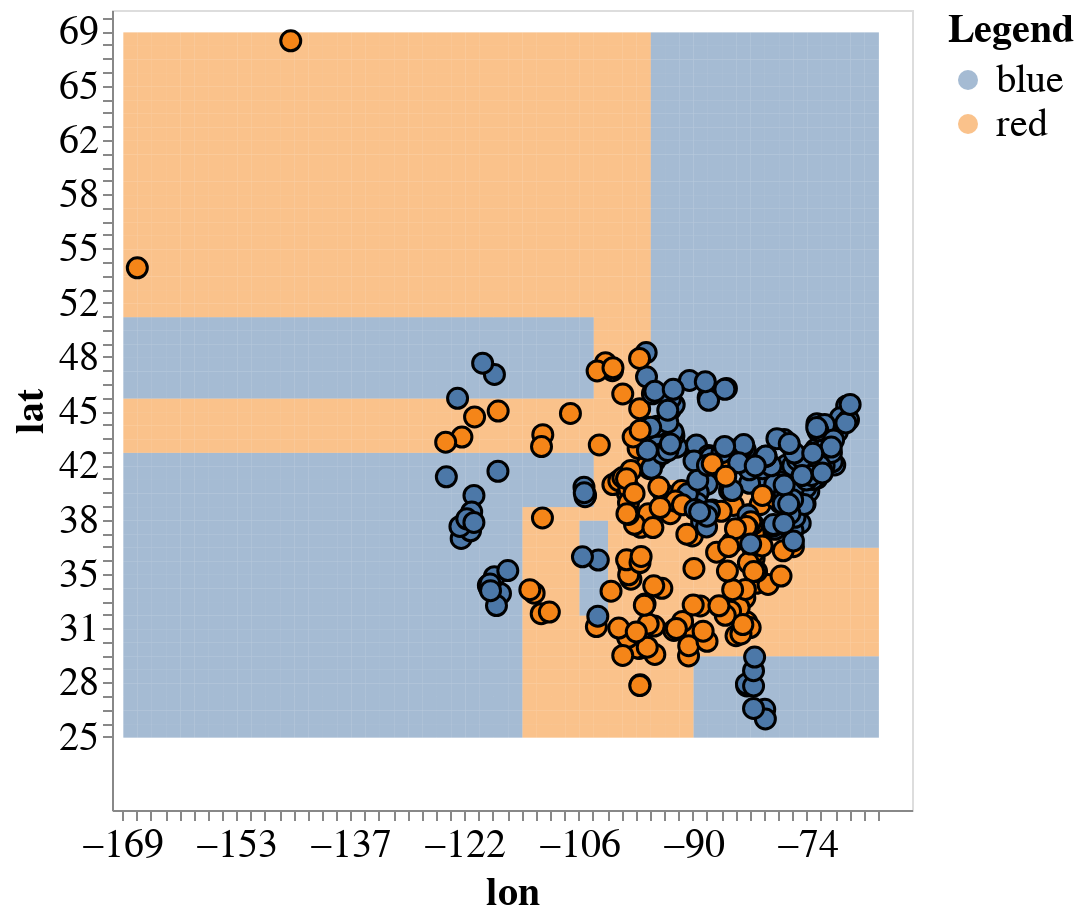

Here is the notebook cell this chart was saved with:
### Markdown cell above
## What did the classification tree do?
- Found a good way to split and repeat


Let's go ahead and visualize the decision boundaries.

### Code cell
plot_tree(X_train, y_train, model)

### Figure 1 — Vega-Lite specification as saved in the notebook (floating-point values rounded to 4 significant figures; data arrays with more than 128 entries replaced by an {"elided": "..."} marker saying what was removed)
{"config": {"view": {"continuousWidth": 400, "continuousHeight": 300}, "axis": {"labelFontSize": 20, "titleFontSize": 20}, "legend": {"labelFontSize": 20, "titleFontSize": 20}}, "layer": [{"data": {"name": "data-c4cc113d15776a119ba627457094669d"}, "mark": {"type": "rect", "opacity": 0.5}, "encoding": {"color": {"field": "predictions", "title": "Legend", "type": "nominal"}, "x": {"bin": {"step": 1.96}, "field": "x1", "type": "quantitative"}, "y": {"bin": {"step": 0.8477}, "field": "x2", "type": "quantitative"}}, "height": 400, "width": 400}, {"data": {"name": "data-21095bfbe3e374a79cb4a3b2a4317612"}, "mark": {"type": "circle", "opacity": 1, "size": 100, "stroke": "black", "strokeWidth": 1.5}, "encoding": {"color": {"field": "vote", "type": "nominal"}, "x": {"axis": {"labels": true, "ticks": true, "title": "lon"}, "field": "lon", "type": "quantitative"}, "y": {"axis": {"labels": true, "ticks": true, "title": "lat"}, "field": "lat", "type": "quantitative"}}}], "$schema": "https://vega.github.io/schema/vega-lite/v4.17.0.json", "datasets": {"data-c4cc113d15776a119ba627457094669d": {"elided": "2756 records"}, "data-21095bfbe3e374a79cb4a3b2a4317612": {"elided": "320 records"}}}
